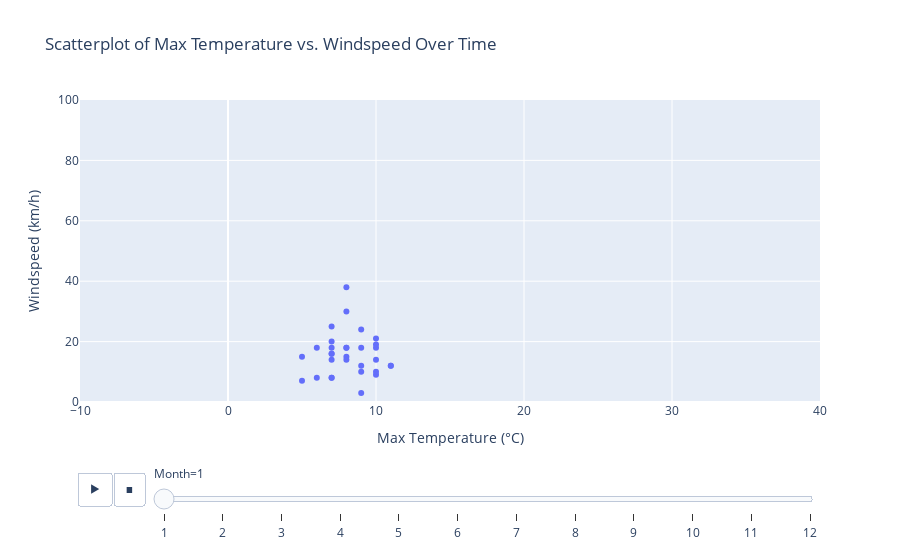

Write notebook code for a chart like this one.
### Markdown cell above
## 3D Chart are impressive, but not readable, let's try another thing with the same data.
## Dynamic chart !

Tip : You can force the scale of an axis with update axes. For example, to have a X-axis between 0 and 20, you should use :
`fig.update_xaxes(range=[0, 20])`.
And of course, it's is the same for Y-axis with `update_yaxes`.

### Code cell
# Draw a scatterplot with Max Temperature on X-axis, Windspeed on Y-axis (same as previously), and Month on animation_frame argument.

fig = px.scatter(
    df_weather,
    x="MAX_TEMPERATURE_C",
    y="WINDSPEED_MAX_KMH",
    animation_frame="MONTH",  # Animate by Month
    title="Scatterplot of Max Temperature vs. Windspeed Over Time",
    labels={
        "MAX_TEMPERATURE_C": "Max Temperature (°C)",
        "WINDSPEED_MAX_KMH": "Windspeed (km/h)",
        "MONTH": "Month"
    },
    range_x=[-10, 40],  # Set the x-axis range to keep dots within the chart
    range_y=[0, 100]    # Set the y-axis range to keep dots within the chart
)

fig.show()


# You can push the play button below. That's cool, it's dynamic and readable !
# But... hey ! My dots are going away outside of my chart ! You have to catch them ! (or maybe just change the default value of the scale axis range)

### Figure 1 — Plotly figure (JSON) as saved in the notebook; plotly's stock layout.template omitted (floating-point values rounded to 4 significant figures)
{"data": [{"hovertemplate": "Month=1<br>Max Temperature (°C)=%{x}<br>Windspeed (km/h)=%{y}<extra></extra>", "legendgroup": "", "marker": {"color": "#636efa", "symbol": "circle"}, "mode": "markers", "name": "", "orientation": "v", "showlegend": false, "type": "scatter", "x": [9, 8, 6, 5, 6, 5, 10, 10, 7, 7, 10, 9, 10, 10, 9, 8, 9, 7, 11, 7, 7, 8, 7, 7, 11, 10, 8, 8, 9, 7, 8], "xaxis": "x", "y": [10, 18, 18, 15, 8, 7, 9, 18, 18, 14, 10, 12, 19, 14, 3, 15, 18, 16, 12, 16, 8, 18, 25, 8, 12, 21, 38, 14, 24, 20, 30], "yaxis": "y"}], "layout": {"legend": {"tracegroupgap": 0}, "sliders": [{"active": 0, "currentvalue": {"prefix": "Month="}, "len": 0.9, "pad": {"b": 10, "t": 60}, "steps": [{"args": [["1"], {"frame": {"duration": 0, "redraw": false}, "fromcurrent": true, "mode": "immediate", "transition": {"duration": 0, "easing": "linear"}}], "label": "1", "method": "animate"}, {"args": [["2"], {"frame": {"duration": 0, "redraw": false}, "fromcurrent": true, "mode": "immediate", "transition": {"duration": 0, "easing": "linear"}}], "label": "2", "method": "animate"}, {"args": [["3"], {"frame": {"duration": 0, "redraw": false}, "fromcurrent": true, "mode": "immediate", "transition": {"duration": 0, "easing": "linear"}}], "label": "3", "method": "animate"}, {"args": [["4"], {"frame": {"duration": 0, "redraw": false}, "fromcurrent": true, "mode": "immediate", "transition": {"duration": 0, "easing": "linear"}}], "label": "4", "method": "animate"}, {"args": [["5"], {"frame": {"duration": 0, "redraw": false}, "fromcurrent": true, "mode": "immediate", "transition": {"duration": 0, "easing": "linear"}}], "label": "5", "method": "animate"}, {"args": [["6"], {"frame": {"duration": 0, "redraw": false}, "fromcurrent": true, "mode": "immediate", "transition": {"duration": 0, "easing": "linear"}}], "label": "6", "method": "animate"}, {"args": [["7"], {"frame": {"duration": 0, "redraw": false}, "fromcurrent": true, "mode": "immediate", "transition": {"duration": 0, "easing": "linear"}}], "label": "7", "method": "animate"}, {"args": [["8"], {"frame": {"duration": 0, "redraw": false}, "fromcurrent": true, "mode": "immediate", "transition": {"duration": 0, "easing": "linear"}}], "label": "8", "method": "animate"}, {"args": [["9"], {"frame": {"duration": 0, "redraw": false}, "fromcurrent": true, "mode": "immediate", "transition": {"duration": 0, "easing": "linear"}}], "label": "9", "method": "animate"}, {"args": [["10"], {"frame": {"duration": 0, "redraw": false}, "fromcurrent": true, "mode": "immediate", "transition": {"duration": 0, "easing": "linear"}}], "label": "10", "method": "animate"}, {"args": [["11"], {"frame": {"duration": 0, "redraw": false}, "fromcurrent": true, "mode": "immediate", "transition": {"duration": 0, "easing": "linear"}}], "label": "11", "method": "animate"}, {"args": [["12"], {"frame": {"duration": 0, "redraw": false}, "fromcurrent": true, "mode": "immediate", "transition": {"duration": 0, "easing": "linear"}}], "label": "12", "method": "animate"}], "x": 0.1, "xanchor": "left", "y": 0, "yanchor": "top"}], "title": {"text": "Scatterplot of Max Temperature vs. Windspeed Over Time"}, "updatemenus": [{"buttons": [{"args": [null, {"frame": {"duration": 500, "redraw": false}, "fromcurrent": true, "mode": "immediate", "transition": {"duration": 500, "easing": "linear"}}], "label": "&#9654;", "method": "animate"}, {"args": [[null], {"frame": {"duration": 0, "redraw": false}, "fromcurrent": true, "mode": "immediate", "transition": {"duration": 0, "easing": "linear"}}], "label": "&#9724;", "method": "animate"}], "direction": "left", "pad": {"r": 10, "t": 70}, "showactive": false, "type": "buttons", "x": 0.1, "xanchor": "right", "y": 0, "yanchor": "top"}], "xaxis": {"anchor": "y", "domain": [0, 1], "range": [-10, 40], "title": {"text": "Max Temperature (°C)"}}, "yaxis": {"anchor": "x", "domain": [0, 1], "range": [0, 100], "title": {"text": "Windspeed (km/h)"}}}}
